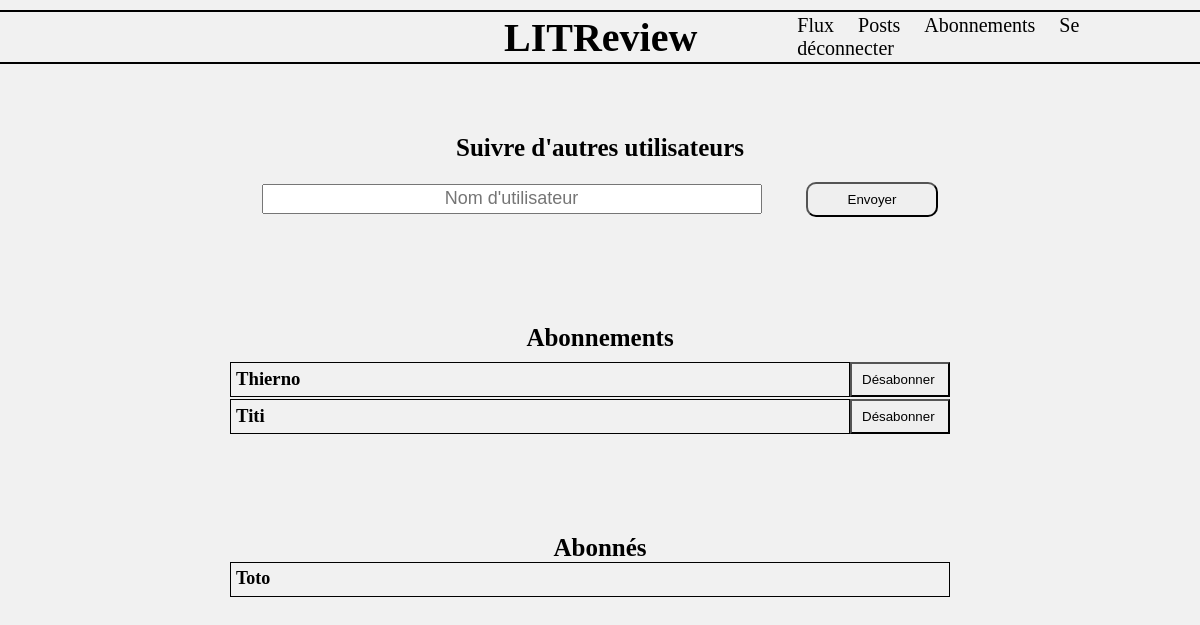
/subscriptions (signed in), run on an earlier commit of the app's database.
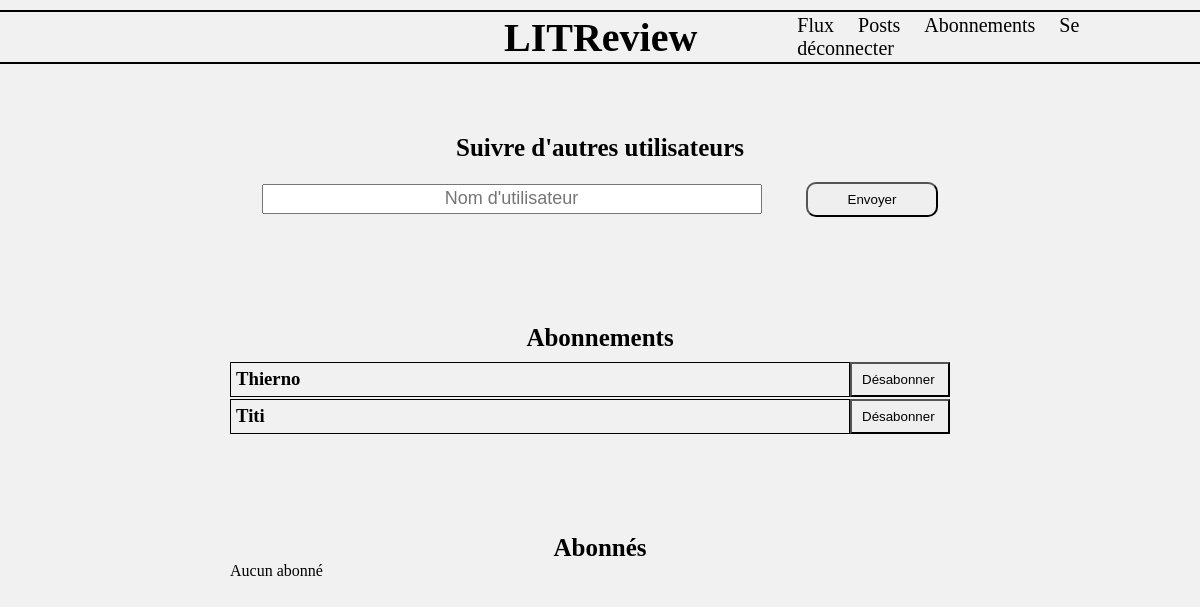
And on a later commit of the database.
### authentication/models.py (models this page shows)
class UserFollows(models.Model):
    user = models.ForeignKey(
        to=settings.AUTH_USER_MODEL,
        on_delete=models.CASCADE,
        related_name='following',
    )
    followed_user = models.ForeignKey(
        to=settings.AUTH_USER_MODEL,
        on_delete=models.CASCADE,
        related_name='followed_by',
    )
    def __str__(self):
        return f'{self.followed_user.username}'
    class Meta:
        unique_together = (
            'user',
            'followed_user',
        )

class User(AbstractUser):
    def __str__(self):
        return f'{self.username}'

### authentication/views.py (the view, shortened to what this page needs)
class SubscriptionView(View):
    template = 'authentication/subscription.html'
    form = SubscriptionForm
    def get(self, request):
        form = self.form()
        current_user = request.user
        subscriptions, subscribers = [], []
        for subscription in UserFollows.objects.all():
            if subscription.user == current_user:
                subscriptions.append(subscription)
            if subscription.followed_user == current_user:
                subscribers.append(subscription)
        context = {
            'form': form,
            'current_user': current_user,
            'subscriptions': subscriptions,
            'subscribers': subscribers,
        }
        return render(
            request,
            self.template,
            context=context,
        )

### authentication/forms.py
class SubscriptionForm(forms.Form):
    username = forms.CharField(
        max_length=50,
        label=False,
        widget=forms.TextInput(
            attrs={
                'class': 'textbox subscription_textbox_username',
                'placeholder': 'Nom d\'utilisateur',
            }
        ),
    )

### authentication/templates/authentication/subscription.html (shortened to what this page needs)
{% extends "base.html" %}
{% block content %}
    <div class="subrcitpion_followers">
        <section class="subrcitpion_follows__users">
            <h2>Suivre d'autres utilisateurs</h2>
            <form method="POST">
                {{ form }}
                <input class="btn" type="submit" value="Envoyer">
            </form>
        </section>
        <section class="subscription">
            <h2 class="subscription__title">Abonnements</h2>
            <ul>
                {% for subscription in subscriptions %}
                <li>
                    <div class="subscription_items">
                        <h3 class="subscription_name">{{ subscription.followed_user }}</h3>
                        <a href="{% url 'unsubscribe' subscription.id %}"><button class="btn subscription_name__btn" type='button'>Désabonner</button></a>
                    </div>
                </li>
                {% empty %}
                <p>Aucun abonnement</p>
                {% endfor %}
            </ul>
        </section>
        <section class="subscription_subscribers">
            <h2 class="subscription_subscribers__title">Abonnés</h2>
            <ul>
                {% for user in subscribers %}
                    <li class="subscription_subscribers__username">{{ user }}</li>
                {% empty %}
                    <p>Aucun abonné</p>
                {% endfor %}
            </ul>
        </section>
    </div>
{% endblock %}

### templates/base.html (shortened to what this page needs)
{% load static %}
<!DOCTYPE html>
<html lang="fr">
    <head>
        <link rel="stylesheet" href="{% static 'style.css' %}" type="text/css" media="all">
    </head>
    <body>
        <header>
            <h1 class="base_title">LITReview</h1>
            <nav class="nav">
                {% if user.is_authenticated %}
                    <a class="base_nav_link" href="{% url 'home' %}">Flux</a>
                    <a class="base_nav_link" href="{% url 'posts' %}">Posts</a>
                    <a class="base_nav_link" href="{% url 'subscriptions' %}">Abonnements</a>
                    <a class="base_nav_link" href="{% url 'logout' %}">Se déconnecter</a>
                {% endif %}
            </nav>
        </header>
        <main>
            <div class="content">
                {% block content %}{% endblock content %}
            </div>
        </main>
    </body>
</html>

### static/style.css (style rules this page uses)
body { background: #f1f1f1; }
header { width: 100%; display: flex; align-items: center; padding: 10px, 15px; border-bottom: 2px solid; border-top: 2px solid; margin-top: 10px; margin-bottom: 10px; }
h1 { font-size: 40px; font-weight: 800; }
h2 { font-size: 25px; font-weight: 700; }
.textbox { width: 400px; height: 30px; text-align: center; font-size: 18px; }
.btn { width: auto; padding: 8px 40px; border-radius: 10px; cursor: pointer; margin-top: 20px; }
.base_title { height: 50px; margin-left: 42%; display: flex; align-items: center; padding-right: 100px; }
.base_nav_link { text-decoration: none; color: black; font-size: 20px; padding-right: 20px; cursor: pointer; }
.subrcitpion_followers { max-width: 900px; margin: 0 auto; padding: 10px; display:flex; flex-direction: column; }
.subrcitpion_follows__users { height: 180px; margin: 0 auto; padding: 30px; margin-top: 20px; text-align: center; }
.subscription { min-height: 200px; width: 800px; margin: 0 auto; padding: 30px; padding-bottom: 10px; margin-top: 10px; }
.subscription__title { text-align: center; padding-bottom: 10px; }
.subscription_items { display: flex; padding-bottom: 2px; }
.subscription_name { width: 620px; height: 35px; border: 1px black solid; padding-top: 5px; padding-left: 5px; }
.subscription li { list-style-type: none; }
.subscription_textbox_username { width: 500px; margin-right: 40px; }
.subscription_name__btn { margin: 0; border-radius: 0; width: 100px; padding-left: 10px; }
.subscription_subscribers { min-height: 200px; width: 800px; margin: 0 auto; padding: 30px; padding-bottom: 10px; margin-top: 10px; }
.subscription_subscribers__title { text-align: center; }

What changed in the data, as far as the page shows it:
removed UserFollows: followed_user.username "Toto", shown under "Abonnés"
Also different on the page:
text now shown: "Aucun abonné"
